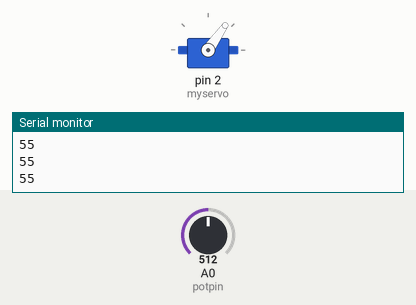
Recording of a sketch running on a simulated Arduino Uno, built with avr-gcc and run on an emulated ATmega328P. Parts: servo, the last lines printed to the serial monitor. Inputs (shaded band) come from the test bench; at power-on: A0 (potpin) = 512.

Above: at 1.2 s.
1.3 s: A0 (potpin) set to 716
At 2.5 s:
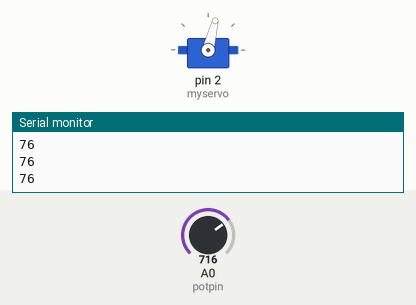
2.8 s: A0 (potpin) set to 900
At 3.8 s:
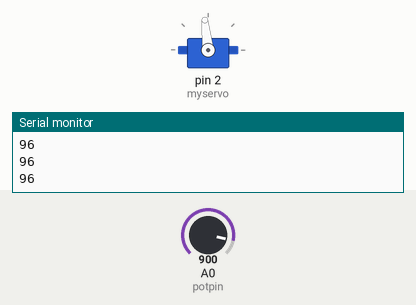
4.3 s: A0 (potpin) set to 1023
At 4.6 s:
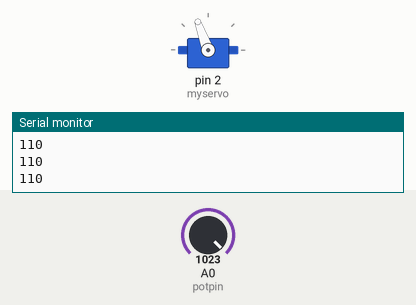
5.8 s: A0 (potpin) set to 306
At 7.0 s:
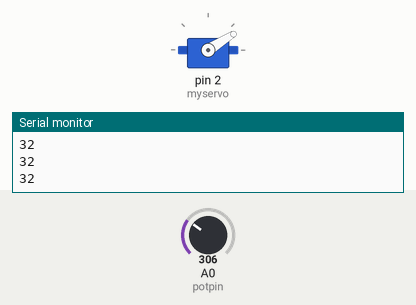
7.3 s: A0 (potpin) set to 122
At 8.6 s:
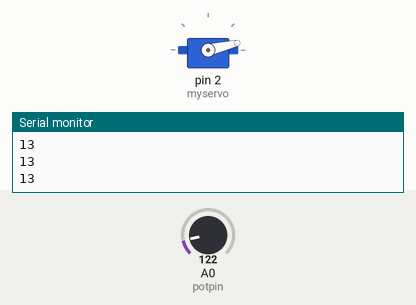
Timing chart, 0 to 9.8 s (numbered marks = the images above; inputs shaded):
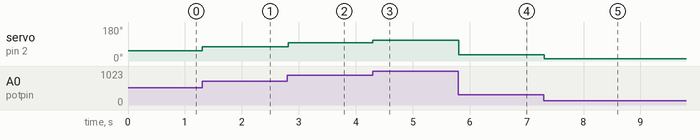

Measured:
- after the input at 1.3 s, servo on pin 2 (myservo): 55° → 76° at once
- after the input at 2.8 s, servo on pin 2 (myservo): 76° → 96° at once
- after the input at 4.3 s, servo on pin 2 (myservo): 96° → 110° at once
- after the input at 5.8 s, servo on pin 2 (myservo): 110° → 32° at once
- after the input at 7.3 s, servo on pin 2 (myservo): 32° → 13° at once

The sketch:

servo_hackeado_potenciometro.ino
```cpp
// Controlling a servo position using a potentiometer (variable resistor)
// by Michal Rinott <http://people.interaction-ivrea.it/m.rinott>

#include <Servo.h>

Servo myservo;  // create servo object to control a servo

int potpin = 0;  // analog pin used to connect the potentiometer
int val;    // variable to read the value from the analog pin

void setup()
{
  Serial.begin(9600);
  myservo.attach(2);  // attaches the servo on pin 9 to the servo object
}

void loop()
{
  val = analogRead(potpin);            // reads the value of the potentiometer (value between 0 and 1023)
  val = map(val, 0, 1023, 0, 110);     // scale it to use it with the servo (value between 0 and 180)
  myservo.write(val);                  // sets the servo position according to the scaled value
  delay(15);
Serial.println(val);
  // waits for the servo to get there
}
```
